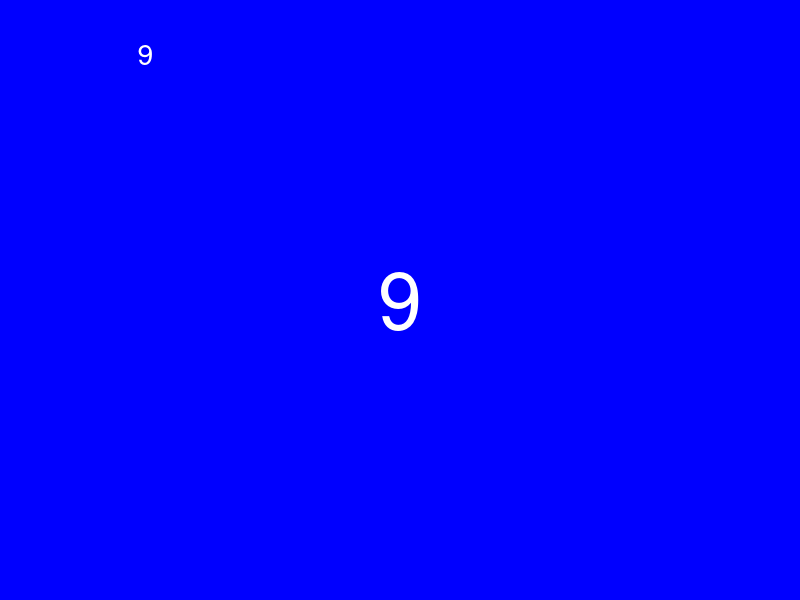

Recreate this plot in R.
library(ggplot2)
library(tibble)
library(dplyr)
library(purrr)
library(glue)
library(tidyr)
library(readr)

make_card <- function(rank, suit, ...) {
  
  # icon <- case_when(
  #   
  #   rank == "0" ~ " *",
  #   rank %in% c("5", "7") ~ "x2",
  #   TRUE ~ ""
  #   
  # )
  
  icon <- ""
  
  textcol <- ifelse(suit %in% c('yellow', 'green'), 'black', 'white')
  
  layout <- tibble(x = c(0,0.15,0.5,1,1), 
                   y = c(0.05,0.95,0.5,1,0), 
                   text = c(icon, rank, rank,"",""),
                   fontsize = c(3,3,20,1,1),
                   just = c('left', 'center', 'center','right','right'))
  
  card <- layout %>%
    ggplot(aes(x = x, y = y)) +
    geom_text(aes(label = text, size = fontsize, hjust = just), colour = textcol) +
    guides(size = F, colour = F) +
    scale_size(range=c(1,20)) +
    scale_colour_manual(values=c(textcol)) +
    theme_void() +
    theme(plot.background = element_rect(fill = suit, colour = suit))
  
  ggsave(glue('crew/card_{rank}_{suit}.png'), width = 1.03, height = 1.6, units = 'in', dpi = 100)
}

make_token <- function(rank, suit, label,...) {
  
  # icon <- case_when(
  #   
  #   rank == "0" ~ " *",
  #   rank %in% c("5", "7") ~ "x2",
  #   TRUE ~ ""
  #   
  # )
  
  icon <- ""
  
  textcol <- ifelse(suit %in% c('yellow', 'green'), 'black', 'white')
  
  layout <- tibble(x = c(0,0.05,0.5,1,1), 
                   y = c(0.05,0.75,0.5,1,0), 
                   text = c(icon, rank, "","",""),
                   fontsize = c(3,3,20,1,1),
                   just = c('left', 'left', 'center','right','right'))
  
  card <- layout %>%
    ggplot(aes(x = x, y = y)) +
    geom_text(aes(label = text, size = fontsize, hjust = just), colour = textcol) +
    guides(size = F, colour = F) +
    scale_size(range=c(1,20)) +
    scale_colour_manual(values=c(textcol)) +
    theme_void() +
    theme(plot.background = element_rect(fill = suit, colour = suit))
  
  ggsave(glue('crew/token_{label}.png'), width = 1.03, height = 0.5, units = 'in', dpi = 100)
}

make_card('9', 'blue')

voodoo_card_list <- expand_grid(rank = 0:15, suit = c('blue', 'red', 'green', 'yellow', 'black'))

crew_card_list <- expand_grid(rank = 1:9, suit = c('blue', 'red', 'green', 'yellow')) 

crew_card_list <- bind_rows(crew_card_list, expand_grid(rank = 1:4, suit = 'black'))

crew_token_list <- tibble(rank = c(1:5, ">", ">>", ">>>", ">>>>", "\u2126"), 
                          suit = 'black',
                          label = c(1:5, "a", "b", "c", "d", "e"))

pwalk(crew_token_list, make_token)

crew_card_list %>%
  transmute(label = glue('{rank}_{suit}'), 
         image = glue('https://raw.githubusercontent.com/mcgriffiths/cardgames/master/crew/task_{rank}_{suit}.png')) %>%
  write_csv('crew_tasks.csv')

crew_token_list %>%
  transmute(label = glue('token_{label}'), 
            image = glue('https://raw.githubusercontent.com/mcgriffiths/cardgames/master/crew/{label}.png')) %>%
  write_csv('crew_tokens.csv')
